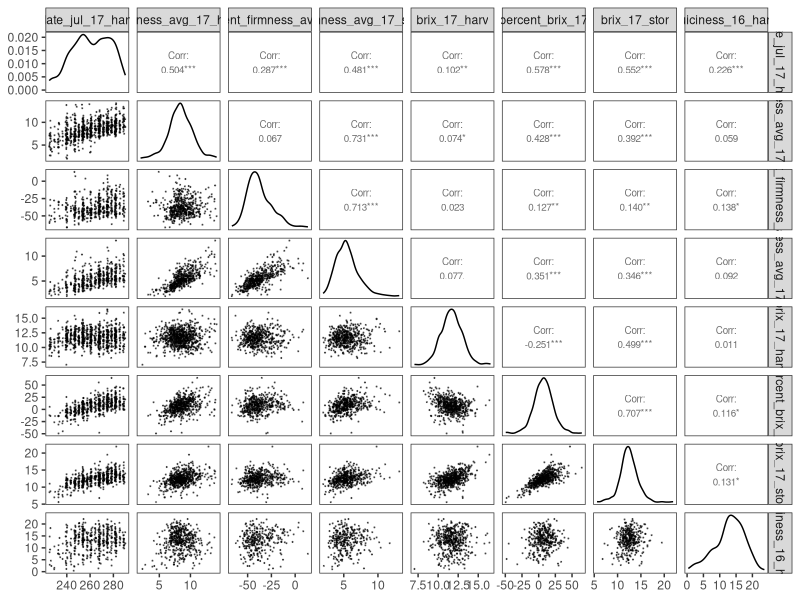

Reproduce this figure in R.
library(tidyverse)
library(viridis)
library(GGally)


#make correlation plot of phenoytypes with NAC hit.

geno_pheno_meta_data <- read_csv("../outputs/geno_pheno_meta_data.csv")

abc_phenos <- geno_pheno_meta_data %>% select(date_jul_17_harv, firmness_avg_17_harv, percent_firmness_avg_17, firmness_avg_17_stor, brix_17_harv, percent_brix_17, brix_17_stor, juiciness_16_harv)

#make plot
nac_phenos_correlations <- ggpairs(abc_phenos,
        upper = list(continuous = wrap("cor", size = 2.5)),
        lower = list(continuous = wrap("points",size = 0.1, alpha = 0.5)))+
  theme_bw()+
  theme(panel.grid.minor = element_blank(), 
         panel.grid.major = element_blank())
ggsave("../figures/nac_phenos_correlations.pdf", plot = nac_phenos_correlations)

